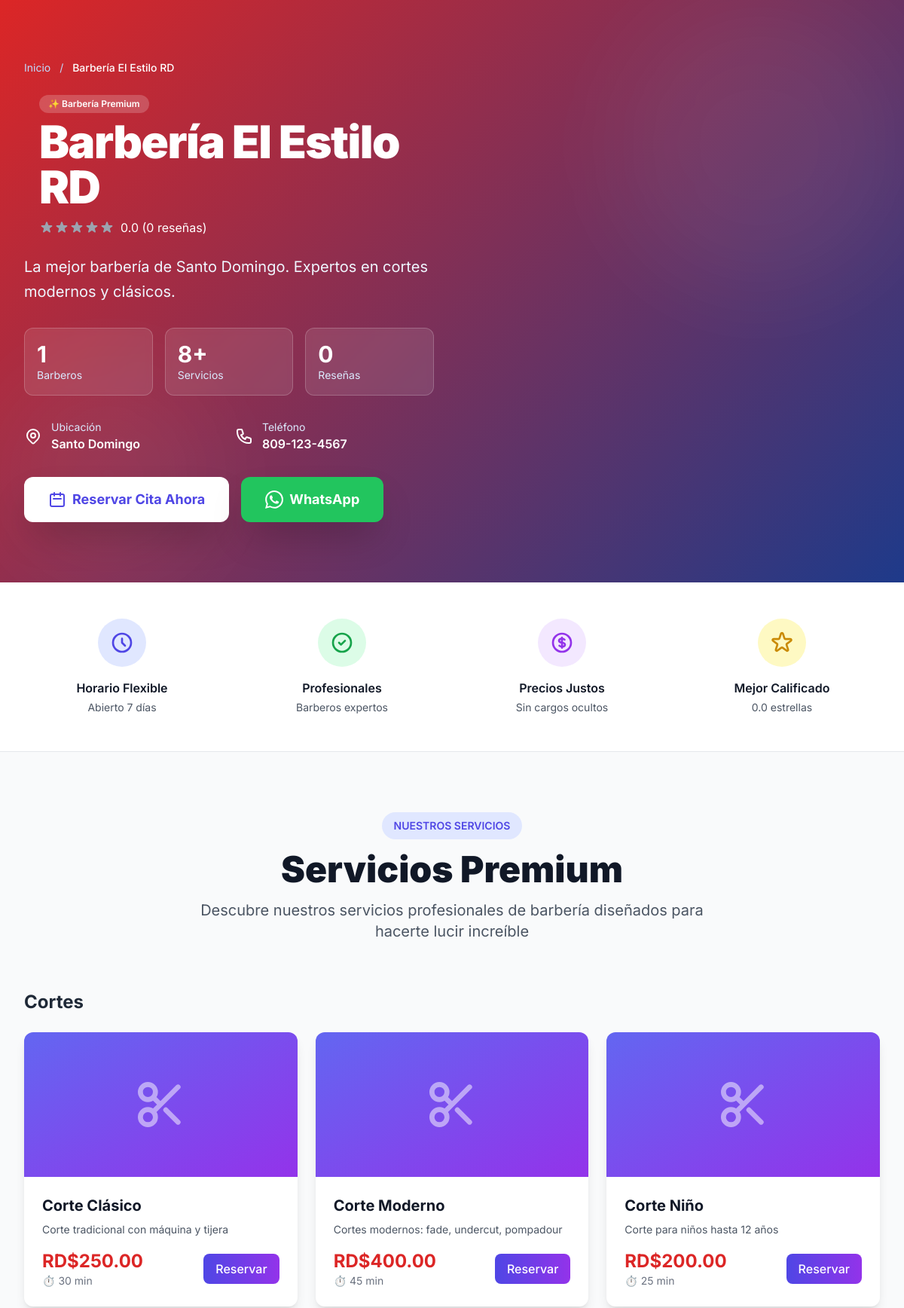
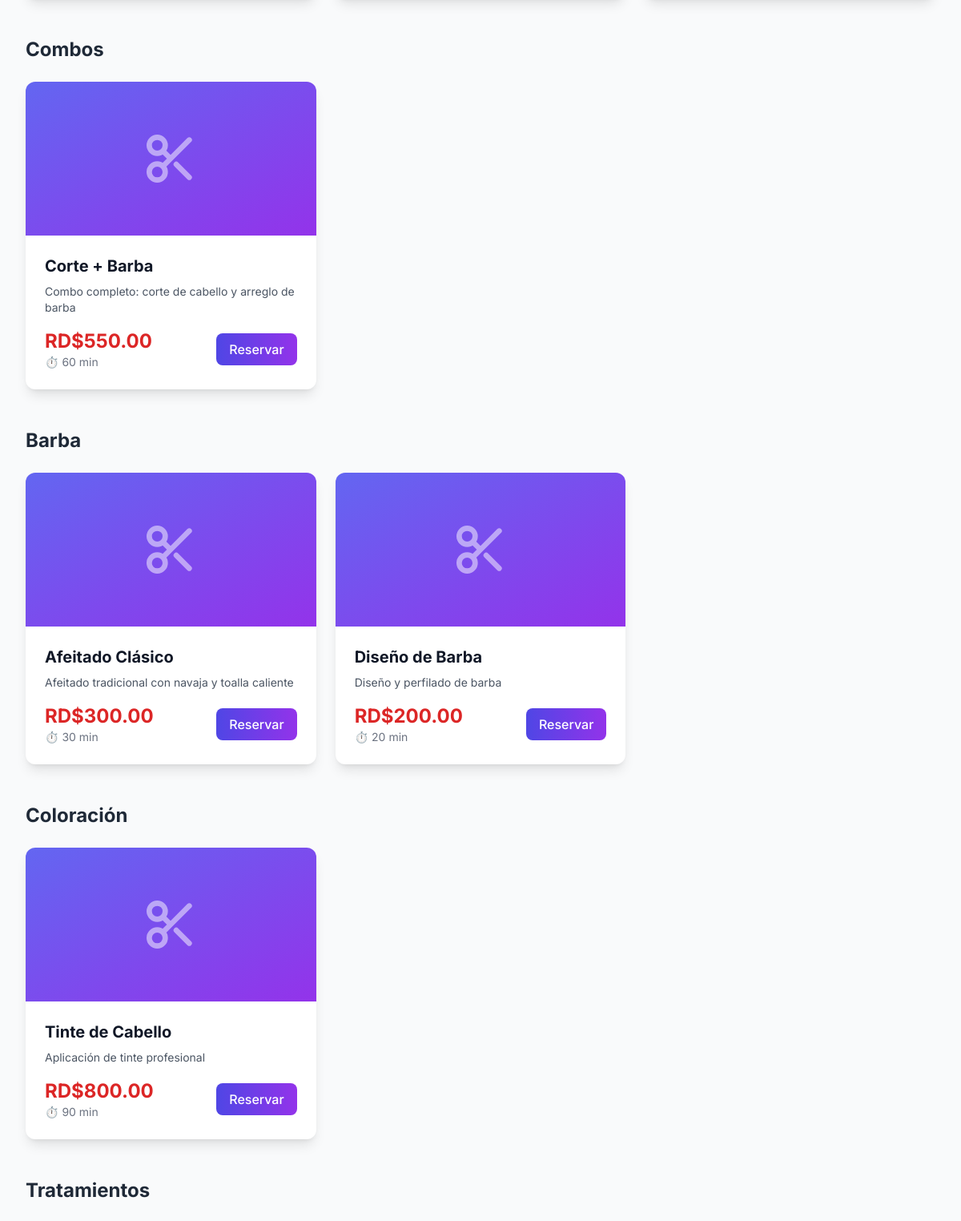
/public/booking_old.php?shop=estilo-rd (signed in, upper part), run on the app's committed database (2 pictures, top to bottom).
### tables this page shows
CREATE TABLE barbershops (
    id INT AUTO_INCREMENT PRIMARY KEY,
    license_id INT NOT NULL,
    owner_id INT NOT NULL,
    business_name VARCHAR(255) NOT NULL,
    slug VARCHAR(255) UNIQUE NOT NULL,
    description TEXT,
    logo VARCHAR(255),
    cover_image VARCHAR(255),
    phone VARCHAR(20),
    email VARCHAR(255),
    address TEXT,
    city VARCHAR(100),
    province VARCHAR(100),
    country VARCHAR(100) DEFAULT 'República Dominicana',
    latitude DECIMAL(10, 8),
    longitude DECIMAL(11, 8),
    rnc VARCHAR(20),
    website VARCHAR(255),
    facebook VARCHAR(255),
    instagram VARCHAR(255),
    tiktok VARCHAR(255),
    whatsapp VARCHAR(20),
    theme_color VARCHAR(7) DEFAULT '#1e40af',
    allow_online_booking BOOLEAN DEFAULT TRUE,
    advance_booking_days INT DEFAULT 30,
    cancellation_hours INT DEFAULT 24,
    status ENUM('active', 'inactive', 'suspended') DEFAULT 'active',
    created_at TIMESTAMP DEFAULT CURRENT_TIMESTAMP,
    updated_at TIMESTAMP DEFAULT CURRENT_TIMESTAMP ON UPDATE CURRENT_TIMESTAMP,
    FOREIGN KEY (license_id) REFERENCES licenses(id) ON DELETE RESTRICT,
    FOREIGN KEY (owner_id) REFERENCES users(id) ON DELETE RESTRICT,
    INDEX idx_slug (slug),
    INDEX idx_status (status),
    INDEX idx_city (city)
);

CREATE TABLE services (
    id INT AUTO_INCREMENT PRIMARY KEY,
    barbershop_id INT NOT NULL,
    name VARCHAR(255) NOT NULL,
    description TEXT,
    duration INT NOT NULL COMMENT 'Duración en minutos',
    price DECIMAL(10, 2) NOT NULL,
    image VARCHAR(255),
    category VARCHAR(100),
    is_active BOOLEAN DEFAULT TRUE,
    display_order INT DEFAULT 0,
    created_at TIMESTAMP DEFAULT CURRENT_TIMESTAMP,
    updated_at TIMESTAMP DEFAULT CURRENT_TIMESTAMP ON UPDATE CURRENT_TIMESTAMP,
    FOREIGN KEY (barbershop_id) REFERENCES barbershops(id) ON DELETE CASCADE,
    INDEX idx_barbershop (barbershop_id),
    INDEX idx_active (is_active)
);

### public/booking_old.php (the view, shortened to what the rows shown need)
<?php
require_once BASE_PATH . '/core/Database.php';
require_once BASE_PATH . '/core/Helpers.php';
$slug = $_GET['shop'] ?? '';
$db = Database::getInstance();
$barbershop = $db->fetch("
    SELECT b.*, l.type as license_type, l.status as license_status
    FROM barbershops b
    JOIN licenses l ON b.license_id = l.id
    WHERE b.slug = ? AND b.status = 'active'
", [$slug]);
$services = $db->fetchAll("
    SELECT * FROM services
    WHERE barbershop_id = ? AND is_active = TRUE
    ORDER BY display_order ASC, name ASC
", [$barbershop['id']]);
$servicesByCategory = [];
foreach ($services as $service) {
    $category = $service['category'] ?? 'General';
    if (!isset($servicesByCategory[$category])) {
        $servicesByCategory[$category] = [];
    }
    $servicesByCategory[$category][] = $service;
}
?>
<!DOCTYPE html>
<html lang="es">
<head>
    <script src="https://cdn.tailwindcss.com"></script>
</head>
<body class="bg-gray-50">
    <div x-data="bookingApp()">
        <div class="relative gradient-bg text-white overflow-hidden">
            <div class="relative max-w-7xl mx-auto px-4 sm:px-6 lg:px-8 py-20">
                <nav class="mb-6 text-sm">
                    <a href="<?php echo BASE_URL; ?>" class="text-blue-200 hover:text-white transition">Inicio</a>
                    <span class="mx-2 text-blue-200">/</span>
                    <span class="text-white font-medium"><?php echo e($barbershop['business_name']); ?></span>
                </nav>
                <div class="grid grid-cols-1 lg:grid-cols-2 gap-12 items-center">
                    <div>
                        <div class="flex items-center mb-6">
                            <div class="ml-5">
                                <div class="inline-block px-3 py-1 bg-white/20 backdrop-blur-sm rounded-full text-xs font-semibold text-white mb-2">
                                    ✨ Barbería Premium
                                </div>
                                <h1 class="text-4xl md:text-6xl font-black tracking-tight"><?php echo e($barbershop['business_name']); ?></h1>
                                <div class="flex items-center mt-3">
                                    <div class="flex items-center text-yellow-300">
                                    </div>
                                </div>
                            </div>
                        </div>
                        <p class="text-xl text-blue-50 leading-relaxed mb-8"><?php echo e($barbershop['description']); ?></p>
                        <div class="grid grid-cols-3 gap-4 mb-8">
                            <div class="bg-white/10 backdrop-blur-sm rounded-xl p-4 border border-white/20">
                            </div>
                            <div class="bg-white/10 backdrop-blur-sm rounded-xl p-4 border border-white/20">
                            </div>
                            <div class="bg-white/10 backdrop-blur-sm rounded-xl p-4 border border-white/20">
                            </div>
                        </div>
                        <div class="grid grid-cols-1 sm:grid-cols-2 gap-4 mb-8">
                            <div class="flex items-center">
                                <div>
                                    <p class="text-sm text-blue-100">Ubicación</p>
                                    <p class="font-semibold"><?php echo e($barbershop['city']); ?></p>
                                </div>
                            </div>
                            <div class="flex items-center">
                                <div>
                                    <p class="text-sm text-blue-100">Teléfono</p>
                                    <p class="font-semibold"><?php echo e($barbershop['phone']); ?></p>
                                </div>
                            </div>
                        </div>
                        <div class="flex flex-col sm:flex-row gap-4">
                            <button @click="showBookingModal = true"
                                    class="flex-1 sm:flex-none px-8 py-4 bg-white text-indigo-600 rounded-xl font-bold text-lg shadow-2xl hover:shadow-white/50 transform hover:scale-105 transition-all duration-300 hover:-translate-y-1">
                            </button>
                            <?php if ($barbershop['phone']): ?>
                            <a href="https://wa.me/1<?php echo preg_replace('/[^0-9]/', '', $barbershop['phone']); ?>?text=Hola, quiero reservar una cita"
                               target="_blank"
                               class="flex-1 sm:flex-none px-8 py-4 bg-green-500 hover:bg-green-600 text-white rounded-xl font-bold text-lg shadow-2xl transform hover:scale-105 transition-all duration-300 hover:-translate-y-1">
                            </a>
                            <?php endif; ?>
                        </div>
                    </div>
                </div>
            </div>
        </div>
        <div class="max-w-7xl mx-auto px-4 sm:px-6 lg:px-8 py-20">
            <div class="text-center mb-16">
                <h2 class="text-5xl font-black text-gray-900 mb-4">Servicios Premium</h2>
            </div>
            <?php foreach ($servicesByCategory as $category => $categoryServices): ?>
                <div class="mb-12">
                    <h3 class="text-2xl font-bold text-gray-800 mb-6"><?php echo e($category); ?></h3>
                    <div class="grid grid-cols-1 sm:grid-cols-2 lg:grid-cols-3 gap-6">
                        <?php foreach ($categoryServices as $service): ?>
                            <div class="bg-white rounded-xl shadow-lg overflow-hidden hover:shadow-2xl transition transform hover:-translate-y-1">
                                <?php if ($service['image']): ?>
                                    <img src="<?php echo asset($service['image']); ?>" class="w-full h-48 object-cover" alt="<?php echo e($service['name']); ?>">
                                <?php else: ?>
                                    <div class="w-full h-48 bg-gradient-to-br from-indigo-500 to-purple-600 flex items-center justify-center">
                                    </div>
                                <?php endif; ?>
                                <div class="p-6">
                                    <h4 class="text-xl font-bold text-gray-900 mb-2"><?php echo e($service['name']); ?></h4>
                                    <p class="text-gray-600 text-sm mb-4"><?php echo e($service['description']); ?></p>
                                    <div class="flex items-center justify-between">
                                        <div>
                                            <p class="text-2xl font-bold" style="color: <?php echo $barbershop['theme_color']; ?>">
                                                <?php echo formatPrice($service['price']); ?>
                                            </p>
                                            <p class="text-sm text-gray-500">⏱️ <?php echo $service['duration']; ?> min</p>
                                        </div>
                                        <button @click="selectService(<?php echo $service['id']; ?>)"
                                                class="px-4 py-2 bg-gradient-to-r from-indigo-600 to-purple-600 text-white rounded-lg font-medium hover:from-indigo-700 hover:to-purple-700 transition">
                                            Reservar
                                        </button>
                                    </div>
                                </div>
                            </div>
                        <?php endforeach; ?>
                    </div>
                </div>
            <?php endforeach; ?>
        </div>
            </div>
</body>
</html>

### data on the page
barbershops: business_name "Barbería El Estilo RD", description "La mejor barbería de Santo Domingo. Expertos en cortes modernos y clásicos.", city "Santo Domingo", phone "809-123-4567"
services: category "Cortes", name "Corte Niño", description "Corte para niños hasta 12 años", price "RD$200.00", duration "25"
services: name "Corte Clásico", description "Corte tradicional con máquina y tijera", price "RD$250.00", duration "30"
services: name "Corte Moderno", description "Cortes modernos: fade, undercut, pompadour", price "RD$400.00", duration "45"
services: name "Corte + Barba", description "Combo completo: corte de cabello y arreglo de barba", price "RD$550.00", duration "60"
services: name "Afeitado Clásico", description "Afeitado tradicional con navaja y toalla caliente", price "RD$300.00", duration "30"
services: name "Diseño de Barba", description "Diseño y perfilado de barba", price "RD$200.00", duration "20"
services: name "Tinte de Cabello", description "Aplicación de tinte profesional", price "RD$800.00", duration "90"

### other printed values
$avgRating['avg_rating'] "0.0"
$avgRating['total_reviews'] "0"
count($barbers) "1"
count($services) "8"
$category "Combos"
$category "Barba"
$category "Coloración"
$category "Tratamientos"
